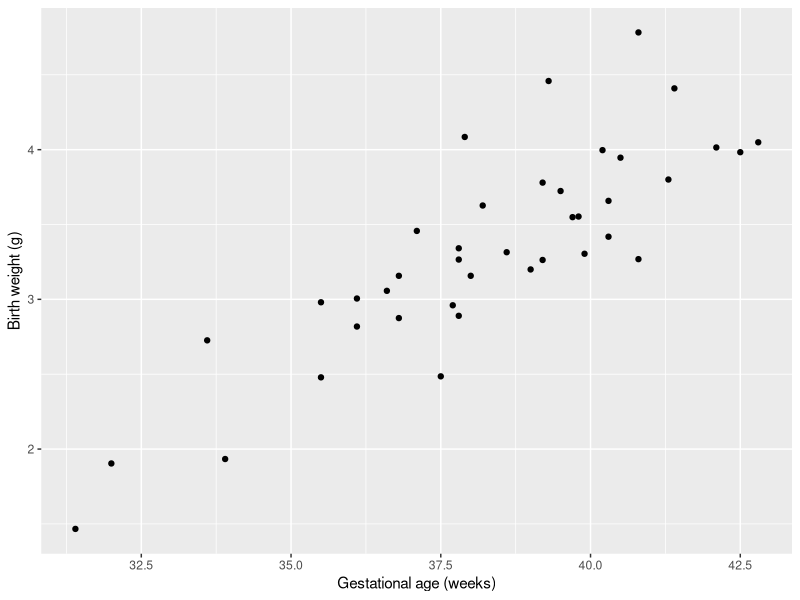
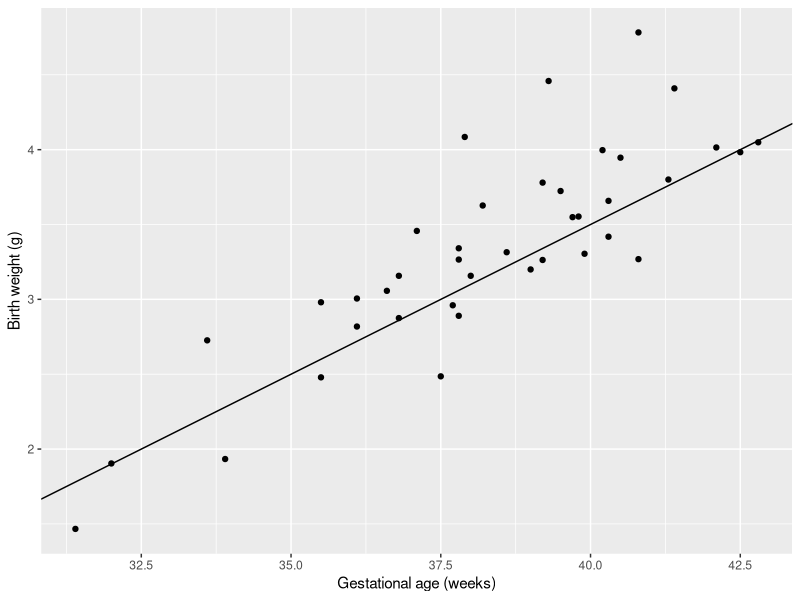
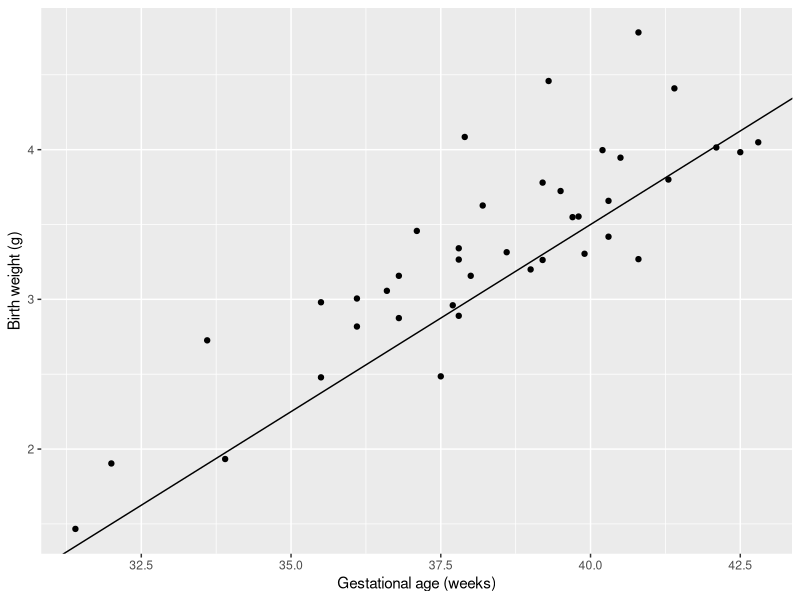

Here is the R script that generated these plots, in order:
## ---- chunk 1

x_grid <- 22:43

#' give weights in kg, not g, so divide by 1000
mu_grid <- c(501, 598, 697, 800, 909, 1026, 1159, 1312, 1487, 1682, 1896, 2123, 2361, 2607, 2855, 3091, 3306, 3489, 3638, 3745, 3800, 3793) / 1000

sd_grid <- c(108, 122, 136, 149, 163, 178, 195, 214, 234, 256, 278, 301, 324, 346, 368, 388, 405, 420, 432, 441, 446, 448) / 1000

mu_fun <- splinefun(x_grid, mu_grid)
sd_fun <- splinefun(x_grid, sd_grid)

set.seed(1)
n <- 40
x <- round(rnorm(n, mean = 38, sd = 3), digits = 1)
y <- mu_fun(x) + rnorm(n, sd = sd_fun(x))

library(tidyverse)
bw <- tibble(ga = x,
             weight = y) 

mod <- lm(weight ~ ga, data = bw)

p <- ggplot(bw, aes(x = ga, y = weight)) +
    geom_point() +
    xlab("Gestational age (weeks)") +
    ylab("Birth weight (g)")

p
## ---- chunk 2
p + geom_abline(intercept = -4.5, slope = 0.2)
## ---- chunk 3
p + geom_abline(intercept = -6.5, slope = 0.25)
## ---- chunk 4
SS <- function(beta0, beta1) {
    sum((y - beta0 - beta1 * x)^2)
}
